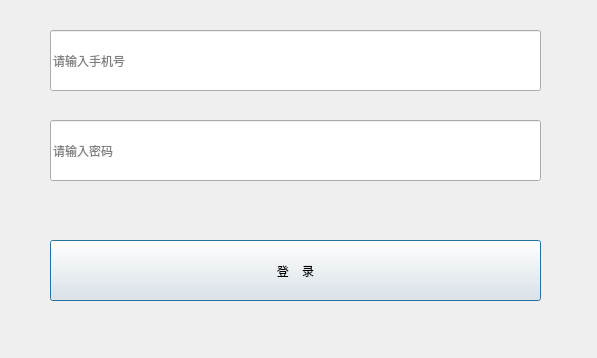
<?xml version="1.0" encoding="UTF-8"?>
<ui version="4.0">
 <class>LoginDialog</class>
 <widget class="QDialog" name="LoginDialog">
  <property name="geometry">
   <rect>
    <x>0</x>
    <y>0</y>
    <width>597</width>
    <height>358</height>
   </rect>
  </property>
  <property name="sizePolicy">
   <sizepolicy hsizetype="Fixed" vsizetype="Fixed">
    <horstretch>0</horstretch>
    <verstretch>0</verstretch>
   </sizepolicy>
  </property>
  <property name="windowTitle">
   <string>登录喜马拉雅FM</string>
  </property>
  <widget class="QPushButton" name="btnLogin">
   <property name="geometry">
    <rect>
     <x>50</x>
     <y>240</y>
     <width>491</width>
     <height>61</height>
    </rect>
   </property>
   <property name="text">
    <string>登    录</string>
   </property>
  </widget>
  <widget class="QLineEdit" name="txtUsername">
   <property name="geometry">
    <rect>
     <x>50</x>
     <y>30</y>
     <width>491</width>
     <height>61</height>
    </rect>
   </property>
   <property name="toolTip">
    <string/>
   </property>
   <property name="placeholderText">
    <string>请输入手机号</string>
   </property>
   <property name="clearButtonEnabled">
    <bool>true</bool>
   </property>
  </widget>
  <widget class="QLineEdit" name="txtPassword">
   <property name="geometry">
    <rect>
     <x>50</x>
     <y>120</y>
     <width>491</width>
     <height>61</height>
    </rect>
   </property>
   <property name="inputMask">
    <string/>
   </property>
   <property name="text">
    <string/>
   </property>
   <property name="echoMode">
    <enum>QLineEdit::Password</enum>
   </property>
   <property name="placeholderText">
    <string>请输入密码</string>
   </property>
   <property name="clearButtonEnabled">
    <bool>true</bool>
   </property>
  </widget>
 </widget>
 <resources/>
 <connections/>
</ui>
